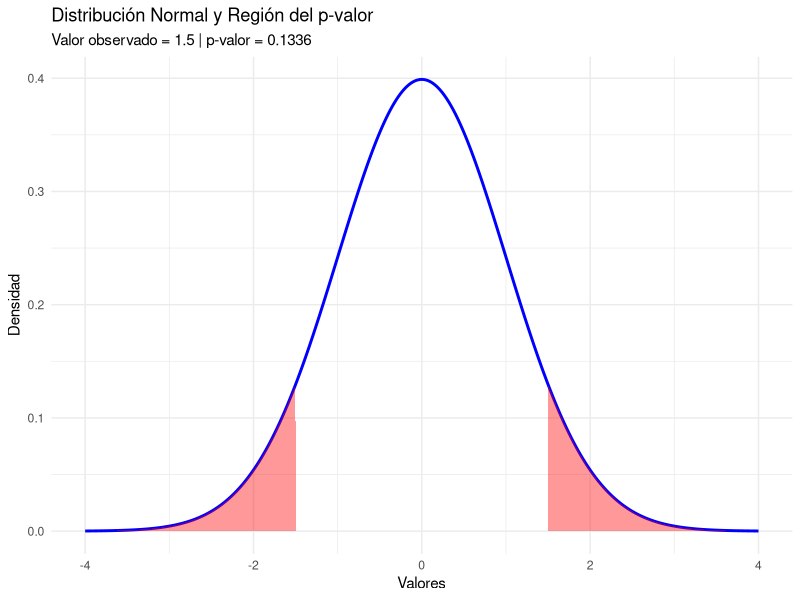
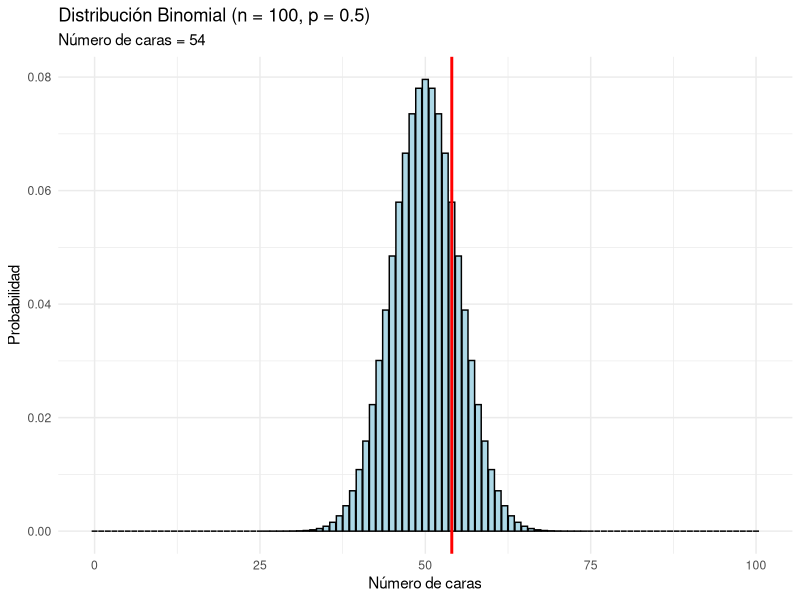
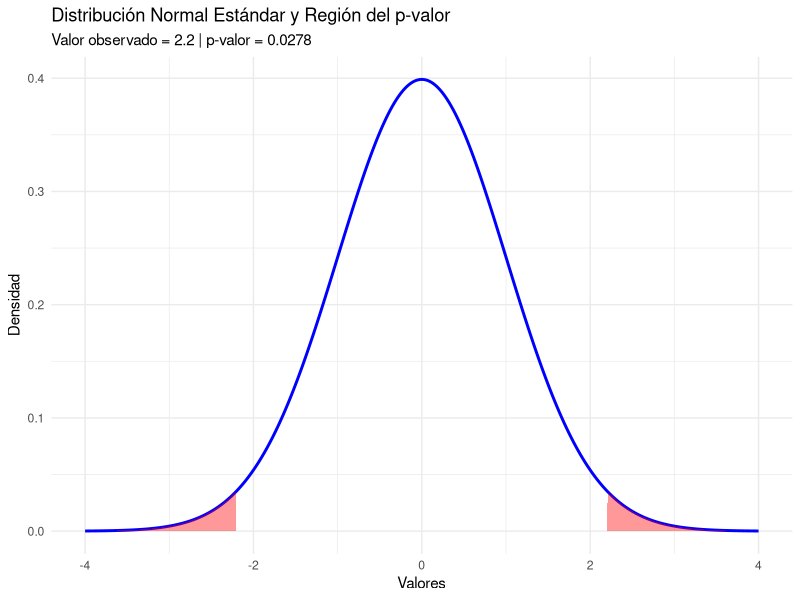
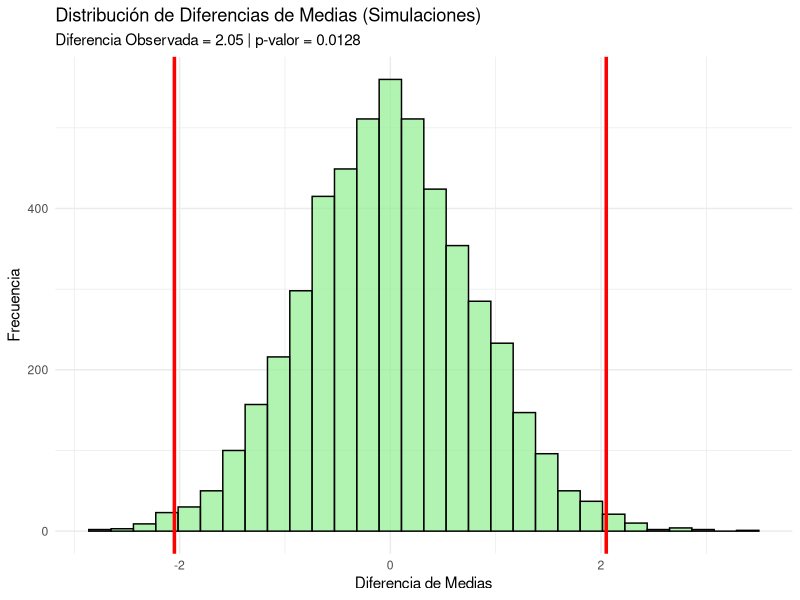
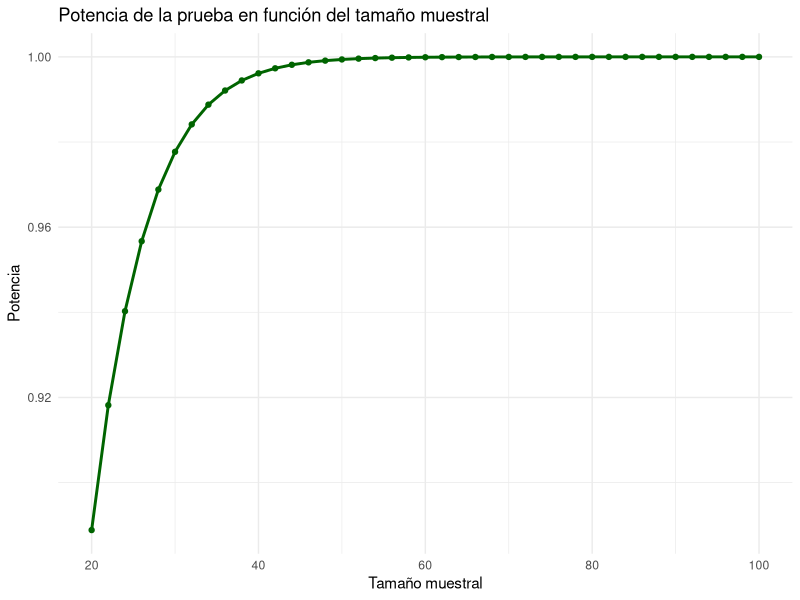
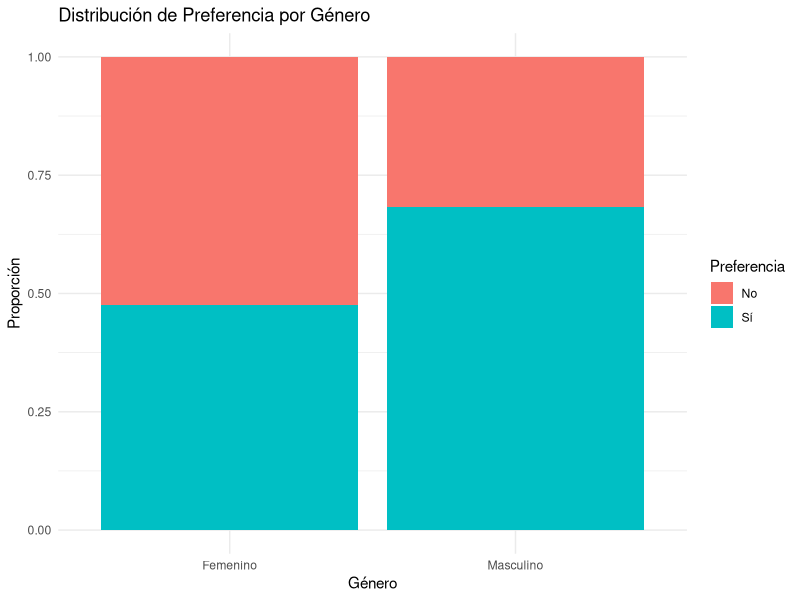
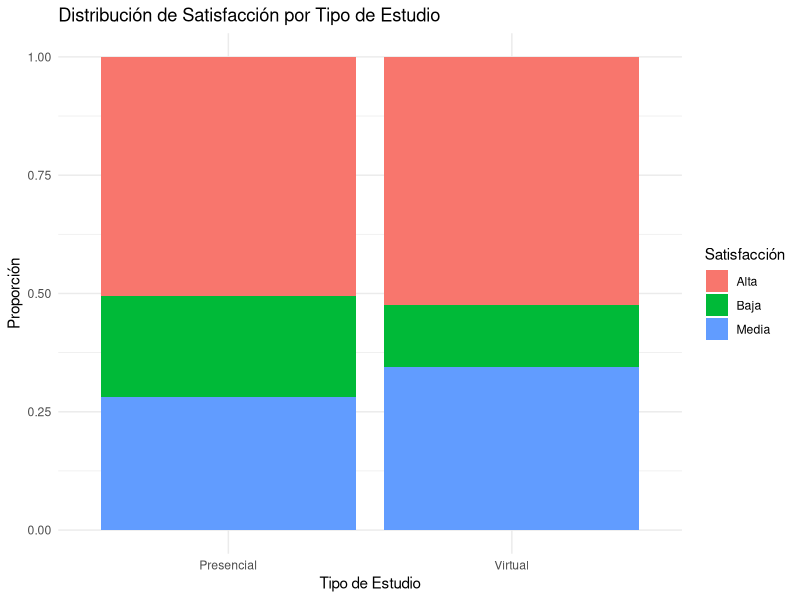
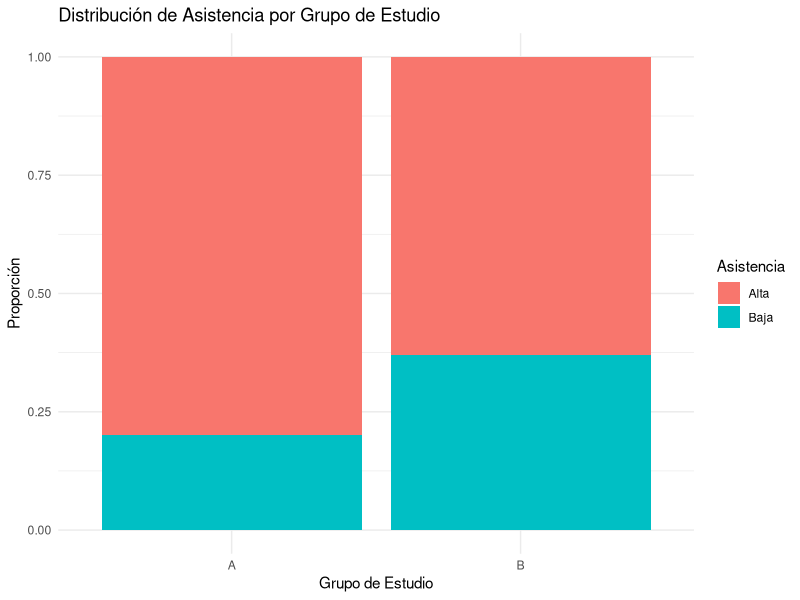

These charts were generated, in order, by the following R code:
## ---- chunk 1
# Cargar librería necesaria
library(ggplot2)

# Crear secuencia de valores y calcular la densidad de una normal estándar
x <- seq(-4, 4, length.out = 1000)
densidad <- dnorm(x)

# Datos para graficar
df <- data.frame(x = x, densidad = densidad)

# Supongamos que nuestro valor observado es 1.5 en una prueba de dos colas.
valor_obs <- 1.5
p_valor <- 2 * (1 - pnorm(valor_obs))

# Crear la gráfica base
ggplot(df, aes(x = x, y = densidad)) +
  geom_line(color = "blue", size = 1) +
  geom_area(data = subset(df, x >= valor_obs), aes(x = x, y = densidad), fill = "red", alpha = 0.4) +
  geom_area(data = subset(df, x <= -valor_obs), aes(x = x, y = densidad), fill = "red", alpha = 0.4) +
  labs(title = "Distribución Normal y Región del p-valor",
       subtitle = paste("Valor observado =", valor_obs, "| p-valor =", round(p_valor, 4)),
       x = "Valores",
       y = "Densidad") +
  theme_minimal()
## ---- chunk 2
set.seed(123)
# Simular una muestra de 30 datos de una distribución normal con media 10.5 y desviación 2
muestra <- rnorm(30, mean = 10.5, sd = 2)
media_muestra <- mean(muestra)
sd_muestra <- sd(muestra)
n <- length(muestra)

# Valor hipotético
media_hipotetica <- 10

# Calcular el error estándar
error_est <- sd_muestra / sqrt(n)

# Calcular el estadístico z (usando la aproximación normal)
z <- (media_muestra - media_hipotetica) / error_est

# p-valor para una prueba de dos colas
p_valor_manual <- 2 * (1 - pnorm(abs(z)))
cat("Media de la muestra:", round(media_muestra, 2), "\n")
cat("Estadístico z:", round(z, 2), "\n")
cat("p-valor:", round(p_valor_manual, 4), "\n")
## ---- chunk 3
set.seed(456)
# Simular 100 lanzamientos de moneda (0 = cruz, 1 = cara)
lanzamientos <- rbinom(100, size = 1, prob = 0.5)
caras <- sum(lanzamientos)

# Supongamos que se obtuvieron 'caras' caras. 
# Calcular el p-valor para una prueba de dos colas usando la función pbinom.
p_valor_binom <- 2 * min(
  pbinom(caras, size = 100, prob = 0.5),
  1 - pbinom(caras - 1, size = 100, prob = 0.5)
)
cat("Número de caras:", caras, "\n")
cat("p-valor (binomial):", round(p_valor_binom, 4), "\n")
## ---- chunk 4
# Crear secuencia de posibles resultados
x_vals <- 0:100
densidad_binom <- dbinom(x_vals, size = 100, prob = 0.5)
df_binom <- data.frame(x = x_vals, densidad = densidad_binom)

# Valor observado (número de caras)
valor_obs_binom <- caras

ggplot(df_binom, aes(x = x, y = densidad)) +
  geom_bar(stat = "identity", fill = "lightblue", color = "black") +
  geom_vline(xintercept = valor_obs_binom, color = "red", size = 1) +
  labs(title = "Distribución Binomial (n = 100, p = 0.5)",
       subtitle = paste("Número de caras =", valor_obs_binom),
       x = "Número de caras",
       y = "Probabilidad") +
  theme_minimal()
## ---- chunk 5
set.seed(101)
# Simular 40 datos con media = 15 y sd = 3
muestra_e1 <- rnorm(40, mean = 15, sd = 3)
media_muestra_e1 <- mean(muestra_e1)
sd_muestra_e1 <- sd(muestra_e1)
n_e1 <- length(muestra_e1)

# Hipótesis: H₀: µ = 14, H₁: µ ≠ 14
media_hipotetica_e1 <- 14
error_est_e1 <- sd_muestra_e1 / sqrt(n_e1)
z_e1 <- (media_muestra_e1 - media_hipotetica_e1) / error_est_e1
p_valor_e1 <- 2 * (1 - pnorm(abs(z_e1)))

cat("Media de la muestra:", round(media_muestra_e1,2), "\n")
cat("Estadístico z:", round(z_e1,2), "\n")
cat("p-valor:", round(p_valor_e1,4), "\n")
## ---- chunk 6
library(ggplot2)
# Distribución normal estándar
x <- seq(-4, 4, length.out = 1000)
df2 <- data.frame(x = x, densidad = dnorm(x))
valor_obs_e2 <- 2.2
p_valor_e2 <- 2 * (1 - pnorm(valor_obs_e2))

ggplot(df2, aes(x = x, y = densidad)) +
  geom_line(color = "blue", size = 1) +
  geom_area(data = subset(df2, x >= valor_obs_e2), aes(y = densidad), fill = "red", alpha = 0.4) +
  geom_area(data = subset(df2, x <= -valor_obs_e2), aes(y = densidad), fill = "red", alpha = 0.4) +
  labs(title = "Distribución Normal Estándar y Región del p-valor",
       subtitle = paste("Valor observado =", valor_obs_e2, "| p-valor =", round(p_valor_e2,4)),
       x = "Valores", y = "Densidad") +
  theme_minimal()
## ---- chunk 7
set.seed(202)
# Simular 200 lanzamientos de moneda
lanzamientos_e3 <- rbinom(200, size = 1, prob = 0.5)
caras_e3 <- sum(lanzamientos_e3)

# Supongamos que se obtuvieron 130 caras en la simulación
# Para efectos del ejercicio, forzamos el valor:
caras_e3 <- 130

# Calcular el p-valor para una prueba de dos colas
p_valor_binom_e3 <- 2 * min(
  pbinom(caras_e3, size = 200, prob = 0.5),
  1 - pbinom(caras_e3 - 1, size = 200, prob = 0.5)
)

cat("Número de caras:", caras_e3, "\n")
cat("p-valor (binomial):", round(p_valor_binom_e3,4), "\n")

# Con α = 0.05, si el p-valor es menor, se rechaza la hipótesis de moneda justa.
## ---- chunk 8
set.seed(303)
# Simular dos grupos de 50 observaciones
grupo_A <- rnorm(50, mean = 20, sd = 4)
grupo_B <- rnorm(50, mean = 22, sd = 4)

# Diferencia de medias observada
diff_obs <- mean(grupo_B) - mean(grupo_A)
cat("Diferencia observada (B - A):", round(diff_obs,2), "\n")

# Combinamos ambos grupos para simular bajo H₀ (no hay diferencia)
datos_combinados <- c(grupo_A, grupo_B)
n_total <- length(datos_combinados)

# Número de simulaciones
simulaciones <- 5000
diferencias_sim <- replicate(simulaciones, {
  # Mezclar aleatoriamente y dividir en dos grupos de igual tamaño
  permutacion <- sample(datos_combinados, n_total, replace = FALSE)
  grupo1 <- permutacion[1:50]
  grupo2 <- permutacion[51:100]
  mean(grupo2) - mean(grupo1)
})

# Calcular el p-valor como la proporción de simulaciones en las que
# la diferencia absoluta es mayor o igual a la observada
p_valor_sim <- mean(abs(diferencias_sim) >= abs(diff_obs))
cat("p-valor (simulación):", round(p_valor_sim,4), "\n")

# Visualización de la distribución de diferencias simuladas
df_sim <- data.frame(diferencia = diferencias_sim)

ggplot(df_sim, aes(x = diferencia)) +
  geom_histogram(bins = 30, fill = "lightgreen", color = "black", alpha = 0.7) +
  geom_vline(xintercept = diff_obs, color = "red", size = 1.2) +
  geom_vline(xintercept = -diff_obs, color = "red", size = 1.2) +
  labs(title = "Distribución de Diferencias de Medias (Simulaciones)",
       subtitle = paste("Diferencia Observada =", round(diff_obs,2),
                        "| p-valor =", round(p_valor_sim,4)),
       x = "Diferencia de Medias", y = "Frecuencia") +
  theme_minimal()
## ---- chunk 9
set.seed(100)
# Simulación de una muestra de 40 datos con media = 10.5 y sd = 2
muestra <- rnorm(40, mean = 10.5, sd = 2)
media_muestra <- mean(muestra)
sd_muestra <- sd(muestra)
n <- length(muestra)

# Hipótesis planteadas:
# H₀: µ = 10   vs.   H₁: µ ≠ 10
media_hipotetica <- 10

# Error estándar y estadístico de prueba (z)
error_est <- sd_muestra / sqrt(n)
z <- (media_muestra - media_hipotetica) / error_est
p_valor <- 2 * (1 - pnorm(abs(z)))

cat("Media de la muestra:", round(media_muestra, 2), "\n")
cat("Estadístico z:", round(z, 2), "\n")
cat("p-valor:", round(p_valor, 4), "\n")
## ---- chunk 10
# Supongamos:
# - Tamaño del efecto: diferencia de 1.5
# - Desviación estándar: 2
# - Tamaño muestral: 40
# - Nivel de significancia: 0.05

potencia_resultado <- power.t.test(n = 40, delta = 1.5, sd = 2, sig.level = 0.05, type = "one.sample", alternative = "two.sided")
print(potencia_resultado)
## ---- chunk 11
library(ggplot2)

# Crear un vector de tamaños muestrales
n_values <- seq(20, 100, by = 2)
potencias <- sapply(n_values, function(n_val) {
  resultado <- power.t.test(n = n_val, delta = 1.5, sd = 2, sig.level = 0.05, type = "one.sample", alternative = "two.sided")
  resultado$power
})
df_potencia <- data.frame(n = n_values, potencia = potencias)

ggplot(df_potencia, aes(x = n, y = potencia)) +
  geom_line(color = "darkgreen", size = 1) +
  geom_point(color = "darkgreen") +
  labs(title = "Potencia de la prueba en función del tamaño muestral",
       x = "Tamaño muestral",
       y = "Potencia") +
  theme_minimal()
## ---- chunk 12
# Crear una tabla de contingencia simulada
genero <- c(rep("Masculino", 60), rep("Femenino", 40))
preferencia <- c(sample(c("Sí", "No"), 60, replace = TRUE, prob = c(0.7, 0.3)),
                 sample(c("Sí", "No"), 40, replace = TRUE, prob = c(0.4, 0.6)))
datos_cat <- data.frame(genero, preferencia)

# Crear la tabla de contingencia
tabla_contingencia <- table(datos_cat$genero, datos_cat$preferencia)
print(tabla_contingencia)

# Realizar el test de chi-cuadrado de independencia
test_independencia <- chisq.test(tabla_contingencia)
print(test_independencia)
## ---- chunk 13
library(ggplot2)

# Create the plot
ggplot(datos_cat, aes(x = genero, fill = preferencia)) +
  geom_bar(position = "fill") +  # "fill" makes it proportional
  labs(title = "Distribución de Preferencia por Género",
       x = "Género",
       y = "Proporción",
       fill = "Preferencia") +
  theme_minimal()

## ---- chunk 14
set.seed(2021)
# Simular 50 datos con media = 12 y sd = 3
muestra_e1 <- rnorm(50, mean = 12, sd = 3)
media_muestra_e1 <- mean(muestra_e1)
sd_muestra_e1 <- sd(muestra_e1)
n_e1 <- length(muestra_e1)

# Hipótesis: H₀: µ = 10, H₁: µ ≠ 10
media_hip_e1 <- 10
error_est_e1 <- sd_muestra_e1 / sqrt(n_e1)
z_e1 <- (media_muestra_e1 - media_hip_e1) / error_est_e1
p_valor_e1 <- 2 * (1 - pnorm(abs(z_e1)))

cat("Media de la muestra:", round(media_muestra_e1,2), "\n")
cat("Estadístico z:", round(z_e1,2), "\n")
cat("p-valor:", round(p_valor_e1,4), "\n")
## ---- chunk 15
# Determinar el tamaño muestral necesario para una potencia de 0.85
resultado_potencia <- power.t.test(delta = 2, sd = 3, sig.level = 0.05, power = 0.85,
                                   type = "two.sample", alternative = "two.sided")
print(resultado_potencia)
## ---- chunk 16
# Simulación de datos: Tipo de estudio y Satisfacción
set.seed(123)
tipo_estudio <- sample(c("Presencial", "Virtual"), size = 150, replace = TRUE, prob = c(0.6, 0.4))
satisfaccion <- sample(c("Alta", "Media", "Baja"), size = 150, replace = TRUE, prob = c(0.5, 0.3, 0.2))
datos_e3 <- data.frame(tipo_estudio, satisfaccion)

# Tabla de contingencia
tabla_e3 <- table(datos_e3$tipo_estudio, datos_e3$satisfaccion)
print(tabla_e3)

# Test de chi-cuadrado de independencia
test_e3 <- chisq.test(tabla_e3)
print(test_e3)

library(ggplot2)

# Create the stacked bar chart
ggplot(datos_e3, aes(x = tipo_estudio, fill = satisfaccion)) +
  geom_bar(position = "fill") +  # "fill" makes it proportional
  labs(title = "Distribución de Satisfacción por Tipo de Estudio",
       x = "Tipo de Estudio",
       y = "Proporción",
       fill = "Satisfacción") +
  theme_minimal()

## ---- chunk 17
set.seed(555)
# 1. Simulación de notas para dos grupos
grupo_A <- rnorm(100, mean = 75, sd = 10)
grupo_B <- rnorm(100, mean = 80, sd = 10)

# Diferencia observada en las medias
diff_obs <- mean(grupo_B) - mean(grupo_A)
cat("Diferencia observada (B - A):", round(diff_obs,2), "\n")

# 2. Prueba de diferencia de medias (enfoque paramétrico)
# Estadístico t para muestras independientes:
n1 <- n2 <- 100
var_pooled <- (((n1-1)*var(grupo_A)) + ((n2-1)*var(grupo_B)))/(n1+n2-2)
error_est_diff <- sqrt(var_pooled*(1/n1 + 1/n2))
t_stat <- diff_obs / error_est_diff
p_valor_diff <- 2*(1 - pt(abs(t_stat), df = n1+n2-2))
cat("t:", round(t_stat,2), " - p-valor:", round(p_valor_diff,4), "\n")

# 3. Calcular la potencia de la prueba
potencia_integrador <- power.t.test(n = 100, delta = diff_obs, sd = sqrt(var_pooled), sig.level = 0.05,
                                    type = "two.sample", alternative = "two.sided")
print(potencia_integrador)

# 4. Simulación de variable categórica "asistencia"
# Suponemos que la probabilidad de alta asistencia varía según el grupo.
asistencia_A <- sample(c("Alta", "Baja"), size = 100, replace = TRUE, prob = c(0.8, 0.2))
asistencia_B <- sample(c("Alta", "Baja"), size = 100, replace = TRUE, prob = c(0.6, 0.4))
grupo <- rep(c("A", "B"), each = 100)
asistencia <- c(asistencia_A, asistencia_B)
datos_integrador <- data.frame(grupo, asistencia)

# Tabla de contingencia y test de independencia
tabla_integrador <- table(datos_integrador$grupo, datos_integrador$asistencia)
print(tabla_integrador)
test_integrador <- chisq.test(tabla_integrador)
print(test_integrador)

library(ggplot2)

# Create the stacked bar chart
ggplot(datos_integrador, aes(x = grupo, fill = asistencia)) +
  geom_bar(position = "fill") +  # "fill" makes it proportional
  labs(title = "Distribución de Asistencia por Grupo de Estudio",
       x = "Grupo de Estudio",
       y = "Proporción",
       fill = "Asistencia") +
  theme_minimal()

## ---- chunk 18
set.seed(123)
# Simulación de 100 respuestas con probabilidad 0.65 de "Sí"
respuestas <- sample(c("Sí", "No"), size = 100, replace = TRUE, prob = c(0.65, 0.35))
prop_original <- mean(respuestas == "Sí")
cat("Proporción original de 'Sí':", round(prop_original, 2), "\n")

# Bootstrapping: 1000 réplicas
n_boot <- 1000
boot_prop <- replicate(n_boot, {
  muestra_boot <- sample(respuestas, size = length(respuestas), replace = TRUE)
  mean(muestra_boot == "Sí")
})

# Intervalo de confianza al 95%
CI <- quantile(boot_prop, probs = c(0.025, 0.975))
cat("Intervalo de confianza 95%:", round(CI[1],2), "-", round(CI[2],2), "\n")

# Visualización con ggplot2
library(ggplot2)
df_boot <- data.frame(prop = boot_prop)
ggplot(df_boot, aes(x = prop)) +
  geom_histogram(bins = 30, fill = "lightblue", color = "black", alpha = 0.7) +
  geom_vline(xintercept = CI, color = "red", linetype = "dashed", size = 1) +
  labs(title = "Distribución Bootstrapping de la Proporción de 'Sí'",
       x = "Proporción", y = "Frecuencia") +
  theme_minimal()
## ---- chunk 19
set.seed(456)
n <- 80
grupo <- rep(c("A", "B"), each = n)
respuesta <- c(
  sample(c("Sí", "No"), size = n, replace = TRUE, prob = c(0.70, 0.30)),
  sample(c("Sí", "No"), size = n, replace = TRUE, prob = c(0.55, 0.45))
)
datos_perm <- data.frame(grupo, respuesta)

# Diferencia observada en la proporción de "Sí"
prop_A <- mean(datos_perm$respuesta[datos_perm$grupo == "A"] == "Sí")
prop_B <- mean(datos_perm$respuesta[datos_perm$grupo == "B"] == "Sí")
diff_obs <- prop_A - prop_B
cat("Diferencia observada (A - B):", round(diff_obs, 3), "\n")

# Permutaciones: 5000 réplicas
n_perm <- 5000
dif_perm <- replicate(n_perm, {
  grupo_perm <- sample(datos_perm$grupo)
  prop_A_perm <- mean(datos_perm$respuesta[grupo_perm == "A"] == "Sí")
  prop_B_perm <- mean(datos_perm$respuesta[grupo_perm == "B"] == "Sí")
  prop_A_perm - prop_B_perm
})

# p-valor (test bilateral)
p_valor_perm <- mean(abs(dif_perm) >= abs(diff_obs))
cat("p-valor de permutación:", round(p_valor_perm, 4), "\n")

# Visualización de la distribución de diferencias
df_perm <- data.frame(diff = dif_perm)
ggplot(df_perm, aes(x = diff)) +
  geom_histogram(bins = 30, fill = "lightgreen", color = "black", alpha = 0.7) +
  geom_vline(xintercept = diff_obs, color = "red", linetype = "dashed", size = 1.2) +
  labs(title = "Distribución de Diferencias en Proporciones (Permutaciones)",
       x = "Diferencia (Grupo A - Grupo B)", y = "Frecuencia") +
  theme_minimal()
## ---- chunk 20
set.seed(789)
data(iris)
# Crear variable categórica "Ancho_Sepal"
iris$Ancho_Sepal <- ifelse(iris$Sepal.Width >= median(iris$Sepal.Width), "Ancho", "Estrecho")

# Tabla de contingencia
tabla_homo <- table(iris$Species, iris$Ancho_Sepal)
print(tabla_homo)

# Test de homogeneidad (chi-cuadrado)
test_homo <- chisq.test(tabla_homo)
print(test_homo)

# Visualización: gráfico de barras apiladas
ggplot(iris, aes(x = Species, fill = Ancho_Sepal)) +
  geom_bar(position = "fill") +
  labs(title = "Proporción de 'Ancho' vs. 'Estrecho' según Species",
       x = "Species", y = "Proporción") +
  theme_minimal()
## ---- chunk 21
# Crear tabla 2×2
tabla_fisher <- matrix(c(8, 2, 1, 9), nrow = 2,
                       dimnames = list(Tratamiento = c("Sí", "No"),
                                       Respuesta = c("Éxito", "Fracaso")))
print(tabla_fisher)

# Test exacto de Fisher
test_fisher <- fisher.test(tabla_fisher)
print(test_fisher)
## ---- chunk 22
# Test de homocedasticidad con Bartlett
bartlett_result <- bartlett.test(Sepal.Length ~ Species, data = iris)
print(bartlett_result)

# Visualización: Boxplot de Sepal.Length por Species
ggplot(iris, aes(x = Species, y = Sepal.Length, fill = Species)) +
  geom_boxplot(alpha = 0.7) +
  labs(title = "Boxplot de Sepal.Length por Species",
       x = "Species", y = "Sepal.Length") +
  theme_minimal()
## ---- chunk 23
# Test de Shapiro-Wilk para Sepal.Length
shapiro_result <- shapiro.test(iris$Sepal.Length)
print(shapiro_result)

# Q-Q plot con ggplot2
ggplot(iris, aes(sample = Sepal.Length)) +
  stat_qq(color = "blue") +
  stat_qq_line(color = "red") +
  labs(title = "Q-Q Plot de Sepal.Length",
       x = "Cuantiles teóricos", y = "Cuantiles muestrales") +
  theme_minimal()
## ---- chunk 24
set.seed(101)
# Simulación de 150 observaciones con probabilidad 0.70 para "Aprobado"
resultados <- sample(c("Aprobado", "Reprobado"), size = 150, replace = TRUE, prob = c(0.70, 0.30))
prop_original <- mean(resultados == "Aprobado")
cat("Proporción original de 'Aprobado':", round(prop_original, 2), "\n")

# Bootstrapping: 2000 réplicas
n_boot <- 2000
boot_prop <- replicate(n_boot, {
  muestra_boot <- sample(resultados, size = length(resultados), replace = TRUE)
  mean(muestra_boot == "Aprobado")
})
CI <- quantile(boot_prop, probs = c(0.025, 0.975))
cat("Intervalo de confianza 95%:", round(CI[1],2), "-", round(CI[2],2), "\n")

# Gráfica
library(ggplot2)
df_boot <- data.frame(prop = boot_prop)
ggplot(df_boot, aes(x = prop)) +
  geom_histogram(bins = 30, fill = "skyblue", color = "black", alpha = 0.7) +
  geom_vline(xintercept = CI, color = "red", linetype = "dashed", size = 1) +
  labs(title = "Bootstrapping: Proporción de 'Aprobado'",
       x = "Proporción", y = "Frecuencia") +
  theme_minimal()
## ---- chunk 25
set.seed(202)
n <- 100
grupo <- rep(c("Grupo1", "Grupo2"), each = n)
datos <- data.frame(grupo, 
                    resultado = c(
                      sample(c("Aprobado", "Reprobado"), n, replace = TRUE, prob = c(0.80, 0.20)),
                      sample(c("Aprobado", "Reprobado"), n, replace = TRUE, prob = c(0.65, 0.35))
                    ))
prop_g1 <- mean(datos$resultado[datos$grupo == "Grupo1"] == "Aprobado")
prop_g2 <- mean(datos$resultado[datos$grupo == "Grupo2"] == "Aprobado")
diff_obs <- prop_g1 - prop_g2
cat("Diferencia observada (Grupo1 - Grupo2):", round(diff_obs, 3), "\n")

# Permutación: 3000 réplicas
n_perm <- 3000
dif_perm <- replicate(n_perm, {
  grupo_perm <- sample(datos$grupo)
  p1 <- mean(datos$resultado[grupo_perm == "Grupo1"] == "Aprobado")
  p2 <- mean(datos$resultado[grupo_perm == "Grupo2"] == "Aprobado")
  p1 - p2
})
p_valor_perm <- mean(abs(dif_perm) >= abs(diff_obs))
cat("p-valor (permutación):", round(p_valor_perm, 4), "\n")

# Gráfica
df_perm <- data.frame(diff = dif_perm)
ggplot(df_perm, aes(x = diff)) +
  geom_histogram(bins = 30, fill = "lightgreen", color = "black", alpha = 0.7) +
  geom_vline(xintercept = diff_obs, color = "red", linetype = "dashed", size = 1.2) +
  labs(title = "Permutación: Diferencia en Proporciones",
       x = "Diferencia (Grupo1 - Grupo2)", y = "Frecuencia") +
  theme_minimal()
## ---- chunk 26
set.seed(303)
# Simulación para tres regiones con tres niveles de preferencia
region <- rep(c("Región1", "Región2", "Región3"), each = 100)
preferencia <- sample(c("Alta", "Media", "Baja"), size = 300, replace = TRUE,
                       prob = c(0.5, 0.3, 0.2))
datos_homo <- data.frame(region, preferencia)
tabla <- table(datos_homo$region, datos_homo$preferencia)
print(tabla)

# Test de homogeneidad (chi-cuadrado)
test_homo <- chisq.test(tabla)
print(test_homo)
## ---- chunk 27
# Simulación de una tabla 2x2 con 20 observaciones totales
tabla_f <- matrix(c(4, 3, 2, 5), nrow = 2,
                  dimnames = list("Uso_Medicamento" = c("Sí", "No"),
                                  "Recuperación" = c("Mejora", "No mejora")))
print(tabla_f)
# Test exacto de Fisher
test_fisher <- fisher.test(tabla_f)
print(test_fisher)
## ---- chunk 28
# Utilizando el dataset iris
data(iris)
# Test de homocedasticidad con Bartlett
test_bartlett <- bartlett.test(Sepal.Length ~ Species, data = iris)
print(test_bartlett)

# Visualización: Boxplot
library(ggplot2)
ggplot(iris, aes(x = Species, y = Sepal.Length, fill = Species)) +
  geom_boxplot(alpha = 0.7) +
  labs(title = "Boxplot: Sepal.Length por Species",
       x = "Species", y = "Sepal.Length") +
  theme_minimal()
## ---- chunk 29
# Utilizando la variable mpg del dataset mtcars
data(mtcars)
test_shapiro <- shapiro.test(mtcars$mpg)
print(test_shapiro)

# Q-Q plot
ggplot(mtcars, aes(sample = mpg)) +
  stat_qq(color = "blue") +
  stat_qq_line(color = "red") +
  labs(title = "Q-Q Plot de mpg", x = "Cuantiles teóricos", y = "Cuantiles muestrales") +
  theme_minimal()
## ---- chunk 30
# Utilizando el dataset iris
data(iris)
# 1. Crear variable categórica "Ancho_Sepal" a partir de Sepal.Width
iris$Ancho_Sepal <- ifelse(iris$Sepal.Width >= median(iris$Sepal.Width), "Ancho", "Estrecho")
tabla_integrador <- table(iris$Species, iris$Ancho_Sepal)
cat("Tabla de contingencia (Species vs. Ancho_Sepal):\n")
print(tabla_integrador)

# 2. Test de homogeneidad para Ancho_Sepal
test_homogeneidad <- chisq.test(tabla_integrador)
print(test_homogeneidad)

# Visualización: gráfico de barras
ggplot(iris, aes(x = Species, fill = Ancho_Sepal)) +
  geom_bar(position = "fill") +
  labs(title = "Distribución de 'Ancho_Sepal' por Species",
       x = "Species", y = "Proporción") +
  theme_minimal()

# 3. Test de normalidad para Sepal.Length
test_normalidad <- shapiro.test(iris$Sepal.Length)
print(test_normalidad)

# Q-Q plot para Sepal.Length
ggplot(iris, aes(sample = Sepal.Length)) +
  stat_qq(color = "blue") +
  stat_qq_line(color = "red") +
  labs(title = "Q-Q Plot de Sepal.Length",
       x = "Cuantiles teóricos", y = "Cuantiles muestrales") +
  theme_minimal()

# 4. Test de homocedasticidad para Sepal.Length entre Species (usando Bartlett)
test_homocedasticidad <- bartlett.test(Sepal.Length ~ Species, data = iris)
print(test_homocedasticidad)

# Visualización: Boxplot de Sepal.Length por Species
ggplot(iris, aes(x = Species, y = Sepal.Length, fill = Species)) +
  geom_boxplot(alpha = 0.7) +
  labs(title = "Boxplot de Sepal.Length por Species",
       x = "Species", y = "Sepal.Length") +
  theme_minimal()
## ---- chunk 31
# Utilizando el dataset iris
data(iris)

# Crear variable categórica "Ancho_Sepal" a partir de Sepal.Width:
# "Ancho" si el valor es mayor o igual a la mediana, "Estrecho" si es menor.
iris$Ancho_Sepal <- ifelse(iris$Sepal.Width >= median(iris$Sepal.Width), "Ancho", "Estrecho")

# Construcción de la tabla de contingencia
tabla_indep <- table(iris$Species, iris$Ancho_Sepal)
print(tabla_indep)

# Realización del test de independencia (chi-cuadrado)
test_indep <- chisq.test(tabla_indep)
print(test_indep)
## ---- chunk 32
library(ggplot2)
ggplot(iris, aes(x = Species, fill = Ancho_Sepal)) +
  geom_bar(position = "fill") +
  labs(title = "Proporción de 'Ancho_Sepal' según Species",
       x = "Especie",
       y = "Proporción",
       fill = "Ancho_Sepal") +
  theme_minimal()
## ---- chunk 33
set.seed(123)
# Generar la variable "Color" con 200 observaciones
color <- sample(c("Rojo", "Verde"), size = 200, replace = TRUE, prob = c(0.6, 0.4))

# Generar la variable "Aprobación" dependiendo del valor de "Color"
aprobacion <- sapply(color, function(x) {
  if (x == "Rojo") {
    sample(c("Sí", "No"), size = 1, prob = c(0.55, 0.45))
  } else {
    sample(c("Sí", "No"), size = 1, prob = c(0.5, 0.5))
  }
})

# Crear el dataframe
datos <- data.frame(Color = color, Aprobacion = aprobacion)

# Construcción de la tabla de contingencia
tabla_ej <- table(datos$Color, datos$Aprobacion)
print(tabla_ej)

# Realización del test de independencia
test_ej <- chisq.test(tabla_ej)
print(test_ej)

# Visualización de la distribución de las proporciones con ggplot2
ggplot(datos, aes(x = Color, fill = Aprobacion)) +
  geom_bar(position = "fill") +
  labs(title = "Proporción de Aprobación según Color",
       x = "Color",
       y = "Proporción",
       fill = "Aprobación") +
  theme_minimal()
## ---- chunk 34
set.seed(123)
library(ggplot2)

# Definir una secuencia de tamaños de muestra de 5 a 400 (pasos de 5)
tamanos <- seq(100, 4000, by = 100)

# Función para simular el dataset y obtener el p-valor del test de independencia
obtener_pvalor <- function(n) {
  # Simular la variable "Color"
  color <- sample(c("Rojo", "Verde"), size = n, replace = TRUE, prob = c(0.6, 0.4))
  
  # Generar la variable "Aprobacion" en función de "Color"
  aprobacion <- sapply(color, function(x) {
    if(x == "Rojo") {
      sample(c("Sí", "No"), size = 1, prob = c(0.55, 0.45))
    } else {
      sample(c("Sí", "No"), size = 1, prob = c(0.5, 0.5))
    }
  })
  
  datos_temp <- data.frame(Color = color, Aprobacion = aprobacion)
  
  # Construir la tabla de contingencia. Si falta alguna categoría (por ejemplo, en muestras muy pequeñas),
  # se rellena con 0 para mantener las dimensiones.
  tabla <- with(datos_temp, table(factor(Color, levels = c("Rojo", "Verde")),
                                  factor(Aprobacion, levels = c("Sí", "No"))))
  
  # Para tamaños muy pequeños puede ocurrir que no haya suficiente información, por lo que se usa NA
  if(any(dim(tabla) < 2) || any(tabla == 0)) {
    p_val <- NA
  } else {
    p_val <- chisq.test(tabla)$p.value
  }
  
  return(p_val)
}

# Aplicar la función a cada tamaño de muestra
p_valores <- sapply(tamanos, obtener_pvalor)

# Crear dataframe para la visualización
df_p <- data.frame(Tamano = tamanos, p_valor = p_valores)

# Graficar el p-valor en función del tamaño de la muestra
ggplot(df_p, aes(x = Tamano, y = p_valor)) +
  geom_line(color = "darkblue") +
  geom_point(color = "darkblue") +
  geom_hline(yintercept = 0.05, linetype = "dashed", color = "red") +  # Línea de rechazo
  labs(title = "Cambio del p-valor en función del tamaño de la muestra",
       x = "Tamaño de la muestra",
       y = "p-valor") +
  theme_minimal()


